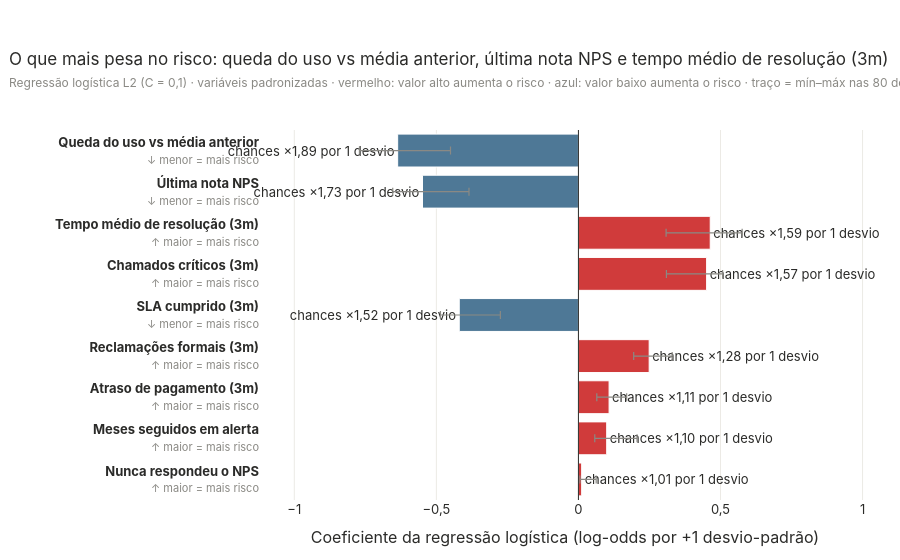

Notebook cell for this chart:
### Markdown cell above
## 1. Peso de cada variável

### Code cell
co = M.coeficientes()
dob = R.dobras[M.features]
co["min"], co["max"] = dob.min(), dob.max()
co = co.reindex(co.coef.abs().sort_values().index)
cor = [CORES["Cancelou"] if c > 0 else CORES["Ativo"] for c in co.coef]
ylab = [f"<b>{r.rotulo}</b><br><span style='font-size:11px;color:{CINZA}'>{'↑ maior' if r.direcao > 0 else '↓ menor'} = mais risco</span>"
        for r in co.itertuples()]
unid = {"uso": "p.p.", "tempo": "h", "sla": "p.p.", "criticos": "/mês", "reclamacoes": "/mês", "atraso": "dias", "nps": "pontos",
        "nps_sem_nota": "", "persistencia": "meses"}
fig = go.Figure(go.Bar(
    x=co.coef, y=ylab, orientation="h", marker=dict(color=cor, line=dict(color="white", width=1)),
    error_x=dict(type="data", symmetric=False, array=co["max"] - co.coef, arrayminus=co.coef - co["min"], color=CINZA, thickness=1.2, width=4),
    text=[f"chances ×{br(np.exp(abs(c)))} por 1 desvio" for c in co.coef], textposition="outside", cliponaxis=False,
    customdata=np.c_[co.rotulo, co.desvio.map(lambda v: br(v, 2)), [unid[f] for f in co.index], co.odds_ratio.map(br),
                     co["min"].map(br), co["max"].map(br)],
    hovertemplate="<b>%{customdata[0]}</b><br>Coeficiente (padronizado): %{x:.2f}<br>1 desvio-padrão = %{customdata[1]} %{customdata[2]}"
                  "<br>Chances multiplicadas por %{customdata[3]} a cada +1 desvio"
                  "<br>Faixa nas 80 dobras da validação: %{customdata[4]} a %{customdata[5]}<extra></extra>"))
fig.add_vline(x=0, line=dict(color=TINTA, width=1))
top = co.coef.abs().sort_values(ascending=False).index
fig.update_xaxes(title_text="Coeficiente da regressão logística (log-odds por +1 desvio-padrão)", range=[co["min"].min() - 0.35, co["max"].max() + 0.45])
fig.update_layout(height=560, margin=dict(l=260, t=130), showlegend=False,
                  title=f"O que mais pesa no risco: {low(ROT[top[0]])}, {low(ROT[top[1]])} e {low(ROT[top[2]])}"
                        + sub(f"Regressão logística L2 (C = {br(M.C, 1)}) · variáveis padronizadas · vermelho: valor alto aumenta o risco · "
                              "azul: valor baixo aumenta o risco · traço = mín–máx nas 80 dobras (todas com o sinal esperado)"))
fig.show()
display(co[["rotulo", "coef", "odds_ratio", "media", "desvio", "min", "max", "sinal_ok"]].iloc[::-1].round(3)
        .rename(columns={"rotulo": "Variável", "coef": "Coeficiente", "odds_ratio": "Chances ×", "media": "Média", "desvio": "Desvio",
                         "min": "Mín (dobras)", "max": "Máx (dobras)", "sinal_ok": "Sinal esperado"}).rename_axis(None))

### Figure 1 — Plotly figure (JSON) as saved in the notebook; plotly's stock layout.template omitted (floating-point values rounded to 4 significant figures)
{"data": [{"cliponaxis": false, "customdata": [["Nunca respondeu o NPS", "0,16", "", "1,01", "0,01", "0,06"], ["Meses seguidos em alerta", "1,70", "meses", "1,10", "0,06", "0,21"], ["Atraso de pagamento (3m)", "2,64", "dias", "1,11", "0,06", "0,17"], ["Reclamações formais (3m)", "0,41", "/mês", "1,28", "0,19", "0,33"], ["SLA cumprido (3m)", "14,87", "p.p.", "0,66", "−0,49", "−0,27"], ["Chamados críticos (3m)", "0,69", "/mês", "1,57", "0,31", "0,51"], ["Tempo médio de resolução (3m)", "4,78", "h", "1,59", "0,31", "0,58"], ["Última nota NPS", "1,97", "pontos", "0,58", "−0,65", "−0,39"], ["Queda do uso vs média anterior", "8,21", "p.p.", "0,53", "−0,77", "−0,45"]], "error_x": {"array": [0.05112, 0.1068, 0.0619, 0.08086, 0.1447, 0.05614, 0.1124, 0.1636, 0.186], "arrayminus": [0.006059, 0.04202, 0.04327, 0.05449, 0.06615, 0.1415, 0.1553, 0.1047, 0.1345], "color": "#8a8984", "symmetric": false, "thickness": 1.2, "type": "data", "width": 4}, "hovertemplate": "<b>%{customdata[0]}</b><br>Coeficiente (padronizado): %{x:.2f}<br>1 desvio-padrão = %{customdata[1]} %{customdata[2]}<br>Chances multiplicadas por %{customdata[3]} a cada +1 desvio<br>Faixa nas 80 dobras da validação: %{customdata[4]} a %{customdata[5]}<extra></extra>", "marker": {"color": ["#d03b3b", "#d03b3b", "#d03b3b", "#d03b3b", "#4e7896", "#d03b3b", "#d03b3b", "#4e7896", "#4e7896"], "line": {"color": "white", "width": 1}}, "orientation": "h", "text": ["chances ×1,01 por 1 desvio", "chances ×1,10 por 1 desvio", "chances ×1,11 por 1 desvio", "chances ×1,28 por 1 desvio", "chances ×1,52 por 1 desvio", "chances ×1,57 por 1 desvio", "chances ×1,59 por 1 desvio", "chances ×1,73 por 1 desvio", "chances ×1,89 por 1 desvio"], "textposition": "outside", "type": "bar", "x": [0.01134, 0.0995, 0.1079, 0.249, -0.4194, 0.4511, 0.4638, -0.5488, -0.6362], "y": ["<b>Nunca respondeu o NPS</b><br><span style='font-size:11px;color:#8a8984'>↑ maior = mais risco</span>", "<b>Meses seguidos em alerta</b><br><span style='font-size:11px;color:#8a8984'>↑ maior = mais risco</span>", "<b>Atraso de pagamento (3m)</b><br><span style='font-size:11px;color:#8a8984'>↑ maior = mais risco</span>", "<b>Reclamações formais (3m)</b><br><span style='font-size:11px;color:#8a8984'>↑ maior = mais risco</span>", "<b>SLA cumprido (3m)</b><br><span style='font-size:11px;color:#8a8984'>↓ menor = mais risco</span>", "<b>Chamados críticos (3m)</b><br><span style='font-size:11px;color:#8a8984'>↑ maior = mais risco</span>", "<b>Tempo médio de resolução (3m)</b><br><span style='font-size:11px;color:#8a8984'>↑ maior = mais risco</span>", "<b>Última nota NPS</b><br><span style='font-size:11px;color:#8a8984'>↓ menor = mais risco</span>", "<b>Queda do uso vs média anterior</b><br><span style='font-size:11px;color:#8a8984'>↓ menor = mais risco</span>"]}], "layout": {"height": 560, "margin": {"l": 260, "t": 130}, "shapes": [{"line": {"color": "#2b2b29", "width": 1}, "type": "line", "x0": 0, "x1": 0, "xref": "x", "y0": 0, "y1": 1, "yref": "y domain"}], "showlegend": false, "title": {"text": "O que mais pesa no risco: queda do uso vs média anterior, última nota NPS e tempo médio de resolução (3m)<br><span style='font-size:12px;color:#8a8984'>Regressão logística L2 (C = 0,1) · variáveis padronizadas · vermelho: valor alto aumenta o risco · azul: valor baixo aumenta o risco · traço = mín–máx nas 80 dobras (todas com o sinal esperado)</span>"}, "xaxis": {"range": [-1.121, 1.026], "title": {"text": "Coeficiente da regressão logística (log-odds por +1 desvio-padrão)"}}}}
